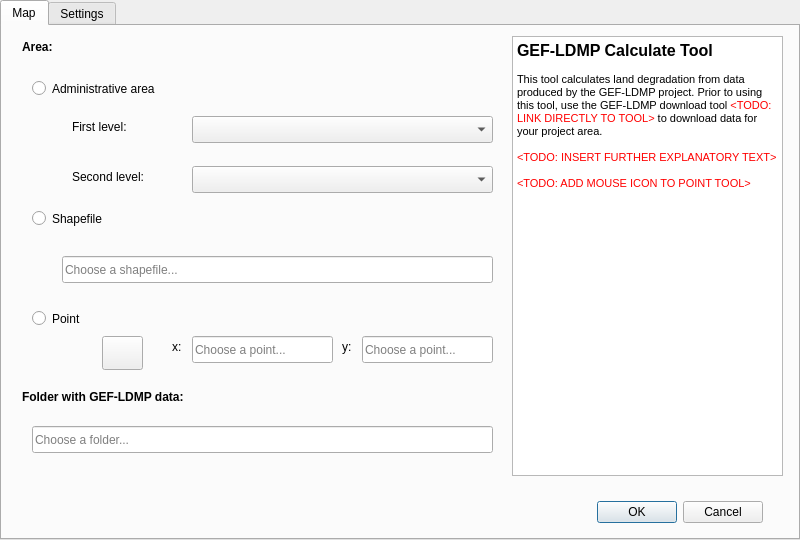
<?xml version="1.0" encoding="UTF-8"?>
<ui version="4.0">
 <class>calculate</class>
 <widget class="QDialog" name="calculate">
  <property name="geometry">
   <rect>
    <x>0</x>
    <y>0</y>
    <width>800</width>
    <height>540</height>
   </rect>
  </property>
  <property name="windowTitle">
   <string>Map Land Degradation</string>
  </property>
  <widget class="QTabWidget" name="tabWidget">
   <property name="geometry">
    <rect>
     <x>0</x>
     <y>0</y>
     <width>800</width>
     <height>540</height>
    </rect>
   </property>
   <property name="currentIndex">
    <number>0</number>
   </property>
   <widget class="QWidget" name="tab">
    <attribute name="title">
     <string>Map</string>
    </attribute>
    <widget class="QLineEdit" name="dl_dest">
     <property name="geometry">
      <rect>
       <x>30</x>
       <y>400</y>
       <width>461</width>
       <height>27</height>
      </rect>
     </property>
     <property name="placeholderText">
      <string>Choose a folder...</string>
     </property>
    </widget>
    <widget class="QDialogButtonBox" name="buttonBox">
     <property name="geometry">
      <rect>
       <x>420</x>
       <y>470</y>
       <width>341</width>
       <height>32</height>
      </rect>
     </property>
     <property name="orientation">
      <enum>Qt::Horizontal</enum>
     </property>
     <property name="standardButtons">
      <set>QDialogButtonBox::Cancel|QDialogButtonBox::Ok</set>
     </property>
    </widget>
    <widget class="QLabel" name="label_2">
     <property name="geometry">
      <rect>
       <x>20</x>
       <y>360</y>
       <width>441</width>
       <height>21</height>
      </rect>
     </property>
     <property name="font">
      <font>
       <weight>75</weight>
       <bold>true</bold>
      </font>
     </property>
     <property name="text">
      <string>Folder with GEF-LDMP data:</string>
     </property>
    </widget>
    <widget class="QLineEdit" name="dl_projarea_shp">
     <property name="geometry">
      <rect>
       <x>60</x>
       <y>230</y>
       <width>431</width>
       <height>27</height>
      </rect>
     </property>
     <property name="placeholderText">
      <string>Choose a shapefile...</string>
     </property>
    </widget>
    <widget class="QComboBox" name="comboBox_2">
     <property name="geometry">
      <rect>
       <x>190</x>
       <y>140</y>
       <width>301</width>
       <height>27</height>
      </rect>
     </property>
    </widget>
    <widget class="QComboBox" name="comboBox">
     <property name="geometry">
      <rect>
       <x>190</x>
       <y>90</y>
       <width>301</width>
       <height>27</height>
      </rect>
     </property>
    </widget>
    <widget class="QRadioButton" name="dl_projarea_useshp">
     <property name="geometry">
      <rect>
       <x>30</x>
       <y>180</y>
       <width>211</width>
       <height>25</height>
      </rect>
     </property>
     <property name="text">
      <string>Shapefile</string>
     </property>
    </widget>
    <widget class="QLabel" name="label_4">
     <property name="geometry">
      <rect>
       <x>70</x>
       <y>140</y>
       <width>111</width>
       <height>21</height>
      </rect>
     </property>
     <property name="font">
      <font>
       <weight>50</weight>
       <bold>false</bold>
      </font>
     </property>
     <property name="text">
      <string>Second level:</string>
     </property>
    </widget>
    <widget class="QLabel" name="label_3">
     <property name="geometry">
      <rect>
       <x>70</x>
       <y>90</y>
       <width>111</width>
       <height>21</height>
      </rect>
     </property>
     <property name="font">
      <font>
       <weight>50</weight>
       <bold>false</bold>
      </font>
     </property>
     <property name="text">
      <string>First level:</string>
     </property>
    </widget>
    <widget class="QTextBrowser" name="textBrowser">
     <property name="geometry">
      <rect>
       <x>510</x>
       <y>10</y>
       <width>271</width>
       <height>440</height>
      </rect>
     </property>
     <property name="html">
      <string>&lt;!DOCTYPE HTML PUBLIC &quot;-//W3C//DTD HTML 4.0//EN&quot; &quot;http://www.w3.org/TR/REC-html40/strict.dtd&quot;&gt;
&lt;html&gt;&lt;head&gt;&lt;meta name=&quot;qrichtext&quot; content=&quot;1&quot; /&gt;&lt;style type=&quot;text/css&quot;&gt;
p, li { white-space: pre-wrap; }
&lt;/style&gt;&lt;/head&gt;&lt;body style=&quot; font-family:'MS Shell Dlg 2'; font-size:8.25pt; font-weight:400; font-style:normal;&quot;&gt;
&lt;p style=&quot; margin-top:0px; margin-bottom:0px; margin-left:0px; margin-right:0px; -qt-block-indent:0; text-indent:0px;&quot;&gt;&lt;span style=&quot; font-size:12pt; font-weight:600;&quot;&gt;GEF-LDMP Calculate Tool&lt;/span&gt;&lt;/p&gt;
&lt;p style=&quot;-qt-paragraph-type:empty; margin-top:0px; margin-bottom:0px; margin-left:0px; margin-right:0px; -qt-block-indent:0; text-indent:0px; font-size:8pt;&quot;&gt;&lt;br /&gt;&lt;/p&gt;
&lt;p style=&quot; margin-top:0px; margin-bottom:0px; margin-left:0px; margin-right:0px; -qt-block-indent:0; text-indent:0px;&quot;&gt;&lt;span style=&quot; font-size:8pt;&quot;&gt;This tool calculates land degradation from data produced by the GEF-LDMP project. Prior to using this tool, use the GEF-LDMP download tool &lt;/span&gt;&lt;span style=&quot; font-size:8pt; color:#ff0000;&quot;&gt;&amp;lt;TODO: LINK DIRECTLY TO TOOL&amp;gt;&lt;/span&gt;&lt;span style=&quot; font-size:8pt;&quot;&gt; to download data for your project area.&lt;/span&gt;&lt;/p&gt;
&lt;p style=&quot;-qt-paragraph-type:empty; margin-top:0px; margin-bottom:0px; margin-left:0px; margin-right:0px; -qt-block-indent:0; text-indent:0px; font-size:8pt;&quot;&gt;&lt;br /&gt;&lt;/p&gt;
&lt;p style=&quot; margin-top:0px; margin-bottom:0px; margin-left:0px; margin-right:0px; -qt-block-indent:0; text-indent:0px;&quot;&gt;&lt;span style=&quot; font-size:8pt; color:#ff0000;&quot;&gt;&amp;lt;TODO: INSERT FURTHER EXPLANATORY TEXT&amp;gt;&lt;/span&gt;&lt;/p&gt;
&lt;p style=&quot;-qt-paragraph-type:empty; margin-top:0px; margin-bottom:0px; margin-left:0px; margin-right:0px; -qt-block-indent:0; text-indent:0px; font-size:8pt; color:#ff0000;&quot;&gt;&lt;br /&gt;&lt;/p&gt;
&lt;p style=&quot; margin-top:0px; margin-bottom:0px; margin-left:0px; margin-right:0px; -qt-block-indent:0; text-indent:0px;&quot;&gt;&lt;span style=&quot; font-size:8pt; color:#ff0000;&quot;&gt;&amp;lt;TODO: ADD MOUSE ICON TO POINT TOOL&amp;gt;&lt;/span&gt;&lt;/p&gt;&lt;/body&gt;&lt;/html&gt;</string>
     </property>
    </widget>
    <widget class="QLabel" name="label">
     <property name="geometry">
      <rect>
       <x>20</x>
       <y>10</y>
       <width>471</width>
       <height>21</height>
      </rect>
     </property>
     <property name="font">
      <font>
       <weight>75</weight>
       <bold>true</bold>
      </font>
     </property>
     <property name="text">
      <string>Area:</string>
     </property>
    </widget>
    <widget class="QRadioButton" name="dl_projarea_useadmin">
     <property name="geometry">
      <rect>
       <x>30</x>
       <y>50</y>
       <width>251</width>
       <height>25</height>
      </rect>
     </property>
     <property name="text">
      <string>Administrative area</string>
     </property>
    </widget>
    <widget class="QRadioButton" name="dl_projarea_useshp_2">
     <property name="geometry">
      <rect>
       <x>30</x>
       <y>280</y>
       <width>211</width>
       <height>25</height>
      </rect>
     </property>
     <property name="text">
      <string>Point</string>
     </property>
    </widget>
    <widget class="QLineEdit" name="dl_projarea_shp_2">
     <property name="geometry">
      <rect>
       <x>190</x>
       <y>310</y>
       <width>141</width>
       <height>27</height>
      </rect>
     </property>
     <property name="placeholderText">
      <string>Choose a point...</string>
     </property>
    </widget>
    <widget class="QLineEdit" name="dl_projarea_shp_3">
     <property name="geometry">
      <rect>
       <x>360</x>
       <y>310</y>
       <width>131</width>
       <height>27</height>
      </rect>
     </property>
     <property name="placeholderText">
      <string>Choose a point...</string>
     </property>
    </widget>
    <widget class="QLabel" name="label_6">
     <property name="geometry">
      <rect>
       <x>340</x>
       <y>310</y>
       <width>21</width>
       <height>21</height>
      </rect>
     </property>
     <property name="font">
      <font>
       <weight>50</weight>
       <bold>false</bold>
      </font>
     </property>
     <property name="text">
      <string>y:</string>
     </property>
    </widget>
    <widget class="QLabel" name="label_7">
     <property name="geometry">
      <rect>
       <x>170</x>
       <y>310</y>
       <width>21</width>
       <height>21</height>
      </rect>
     </property>
     <property name="font">
      <font>
       <weight>50</weight>
       <bold>false</bold>
      </font>
     </property>
     <property name="text">
      <string>x:</string>
     </property>
    </widget>
    <widget class="QPushButton" name="pushButton">
     <property name="geometry">
      <rect>
       <x>100</x>
       <y>310</y>
       <width>41</width>
       <height>34</height>
      </rect>
     </property>
     <property name="text">
      <string/>
     </property>
    </widget>
   </widget>
   <widget class="QWidget" name="tab_2">
    <attribute name="title">
     <string>Settings</string>
    </attribute>
    <widget class="QTextBrowser" name="textBrowser_2">
     <property name="geometry">
      <rect>
       <x>510</x>
       <y>10</y>
       <width>271</width>
       <height>481</height>
      </rect>
     </property>
     <property name="html">
      <string>&lt;!DOCTYPE HTML PUBLIC &quot;-//W3C//DTD HTML 4.0//EN&quot; &quot;http://www.w3.org/TR/REC-html40/strict.dtd&quot;&gt;
&lt;html&gt;&lt;head&gt;&lt;meta name=&quot;qrichtext&quot; content=&quot;1&quot; /&gt;&lt;style type=&quot;text/css&quot;&gt;
p, li { white-space: pre-wrap; }
&lt;/style&gt;&lt;/head&gt;&lt;body style=&quot; font-family:'MS Shell Dlg 2'; font-size:8.25pt; font-weight:400; font-style:normal;&quot;&gt;
&lt;p style=&quot; margin-top:0px; margin-bottom:0px; margin-left:0px; margin-right:0px; -qt-block-indent:0; text-indent:0px;&quot;&gt;&lt;span style=&quot; font-size:12pt; font-weight:600;&quot;&gt;Settings&lt;/span&gt;&lt;/p&gt;
&lt;p style=&quot;-qt-paragraph-type:empty; margin-top:0px; margin-bottom:0px; margin-left:0px; margin-right:0px; -qt-block-indent:0; text-indent:0px; font-size:8pt;&quot;&gt;&lt;br /&gt;&lt;/p&gt;
&lt;p style=&quot; margin-top:0px; margin-bottom:0px; margin-left:0px; margin-right:0px; -qt-block-indent:0; text-indent:0px;&quot;&gt;&lt;span style=&quot; font-size:8pt; color:#ff0000;&quot;&gt;&amp;lt;TODO: INSERT EXPLANATORY TEXT&amp;gt;&lt;/span&gt;&lt;/p&gt;&lt;/body&gt;&lt;/html&gt;</string>
     </property>
    </widget>
    <widget class="QCheckBox" name="checkBox">
     <property name="geometry">
      <rect>
       <x>40</x>
       <y>180</y>
       <width>281</width>
       <height>25</height>
      </rect>
     </property>
     <property name="text">
      <string>High resolution data indicators</string>
     </property>
    </widget>
    <widget class="QCheckBox" name="checkBox_2">
     <property name="geometry">
      <rect>
       <x>40</x>
       <y>60</y>
       <width>251</width>
       <height>25</height>
      </rect>
     </property>
     <property name="text">
      <string>Legend</string>
     </property>
     <property name="checked">
      <bool>true</bool>
     </property>
    </widget>
    <widget class="QCheckBox" name="checkBox_3">
     <property name="geometry">
      <rect>
       <x>40</x>
       <y>100</y>
       <width>251</width>
       <height>25</height>
      </rect>
     </property>
     <property name="text">
      <string>Trend line</string>
     </property>
     <property name="checked">
      <bool>true</bool>
     </property>
    </widget>
    <widget class="QCheckBox" name="checkBox_4">
     <property name="geometry">
      <rect>
       <x>40</x>
       <y>140</y>
       <width>251</width>
       <height>25</height>
      </rect>
     </property>
     <property name="text">
      <string>Equation</string>
     </property>
    </widget>
    <widget class="QLabel" name="label_5">
     <property name="geometry">
      <rect>
       <x>20</x>
       <y>20</y>
       <width>471</width>
       <height>21</height>
      </rect>
     </property>
     <property name="font">
      <font>
       <weight>75</weight>
       <bold>true</bold>
      </font>
     </property>
     <property name="text">
      <string>Plot options:</string>
     </property>
    </widget>
    <widget class="QCheckBox" name="checkBox_6">
     <property name="geometry">
      <rect>
       <x>40</x>
       <y>220</y>
       <width>251</width>
       <height>25</height>
      </rect>
     </property>
     <property name="text">
      <string>Title</string>
     </property>
    </widget>
    <widget class="QLineEdit" name="lineEdit">
     <property name="geometry">
      <rect>
       <x>120</x>
       <y>220</y>
       <width>361</width>
       <height>27</height>
      </rect>
     </property>
    </widget>
    <widget class="QCheckBox" name="checkBox_5">
     <property name="geometry">
      <rect>
       <x>40</x>
       <y>260</y>
       <width>351</width>
       <height>25</height>
      </rect>
     </property>
     <property name="text">
      <string>Plot each pixel as separate time series</string>
     </property>
    </widget>
   </widget>
  </widget>
 </widget>
 <resources/>
 <connections/>
</ui>
